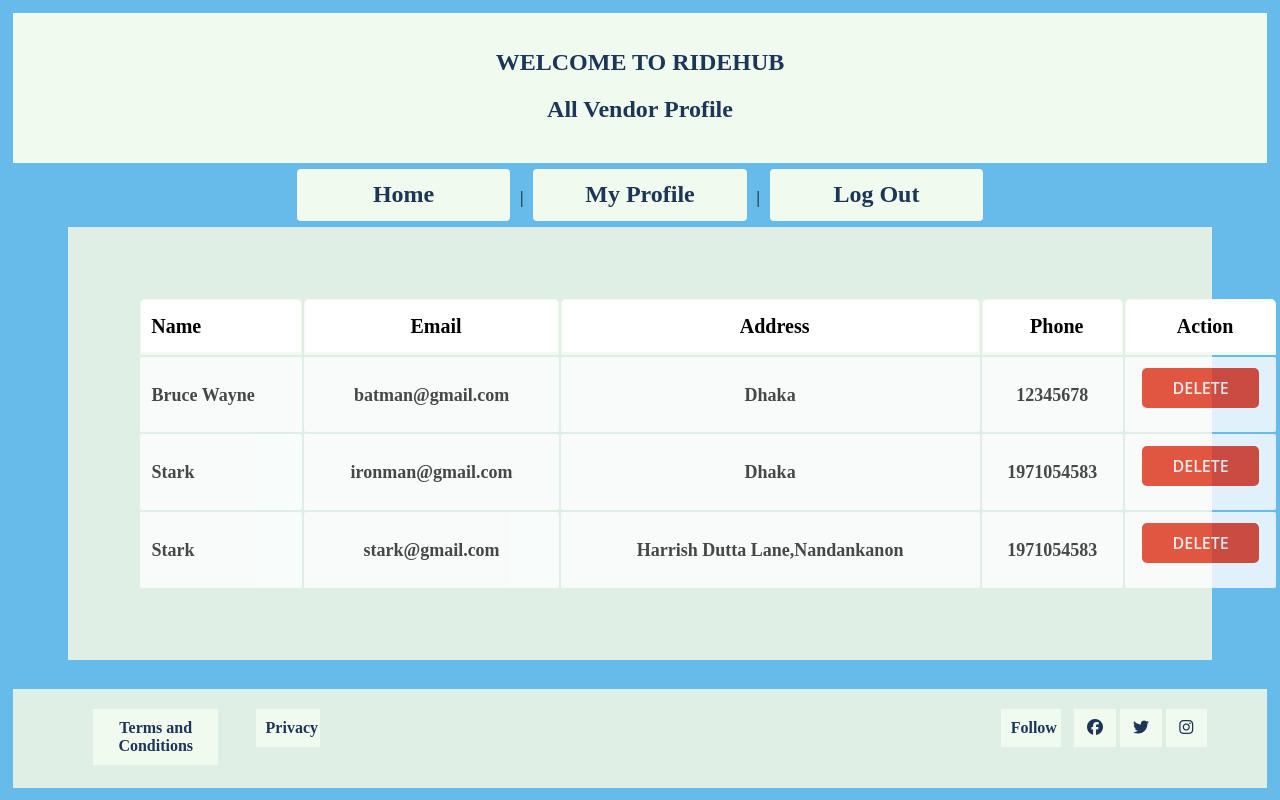
/View/AllVendor.php (signed in), run on an earlier commit of the app's database.
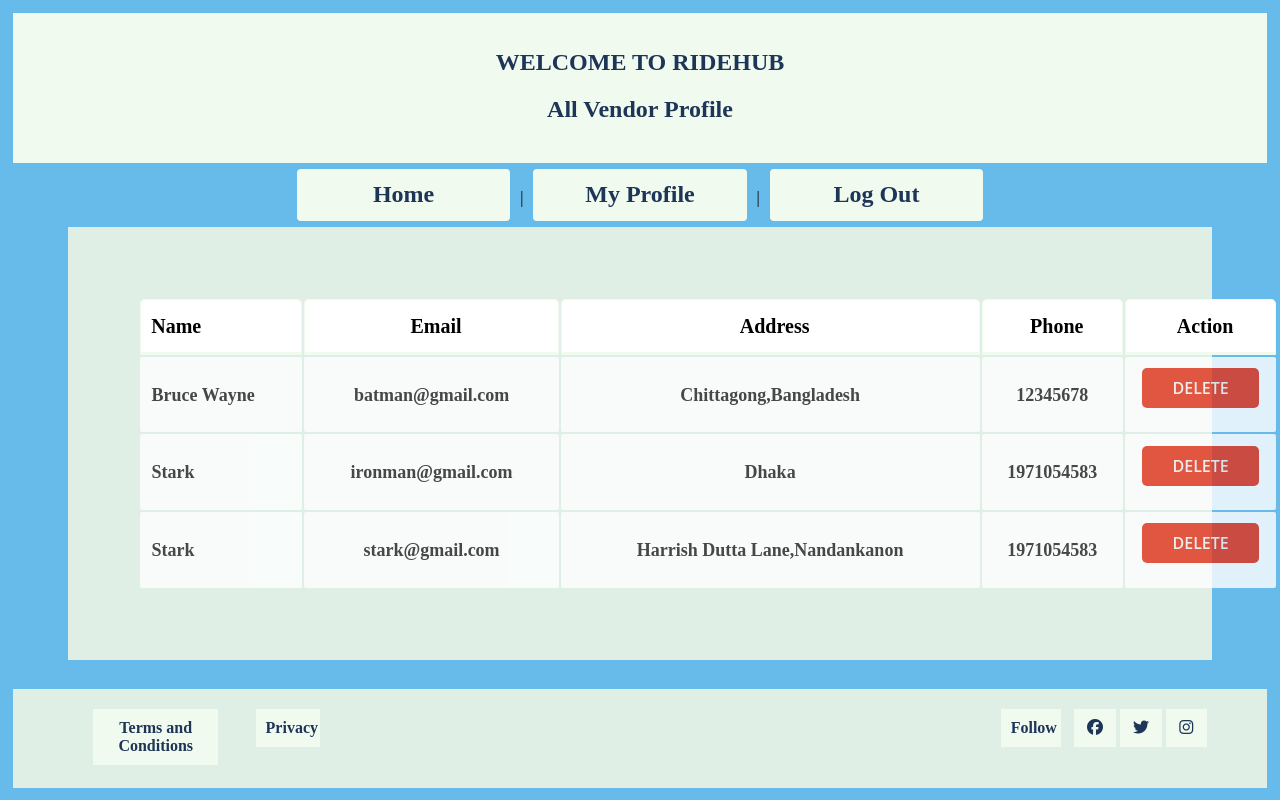
And on a later commit of the database.
### tables this page shows
CREATE TABLE `vendor` (
  `vendor_id` int(11) NOT NULL,
  `name` varchar(128) DEFAULT NULL,
  `email` varchar(128) DEFAULT NULL,
  `password` varchar(128) DEFAULT NULL,
  `type` varchar(128) DEFAULT NULL,
  `phone` int(11) DEFAULT NULL,
  `address` varchar(128) DEFAULT NULL,
  `tradelicense` varchar(128) DEFAULT NULL
);

### View/AllVendor.php (the view, shortened to what this page needs)
<!DOCTYPE html>
<html lang="en">
<head>
    <link rel="stylesheet" href="../css/mycss.css">
</head>
<body>
    <div class="header">
        <h1>Welcome To RideHub</h1>
        <h2>All Vendor Profile</h2>
    </div>
    <nav>
        <a href="AdminHome.php">Home</a> |
        <a href="AdminProfile.php">My Profile</a> |
        <a href="logout.php">Log Out</a>
    </nav>
    <section class="pad-70 right">
        <div class="container">
            <?php
            $connection = new db();
            $conobj = $connection->OpenCon();
            $userQuery = $connection->Show($conobj, "vendor");
            if ($userQuery->num_rows > 0) {
                echo "<table><tr><th>Name</th><th>Email</th><th>Address</th><th>Phone</th><th>Action</th></tr>";
                while ($row = $userQuery->fetch_assoc()) {
                    echo "<tr><td>" . $row["name"] . "</td><td>" . $row["email"] . "</td><td>" . $row["address"] . "</td><td>" . $row["phone"] . "</td><td>" .
                    '<a class="btn btn-sm btn-danger" href="DeleteVendor.php?vendor_id=' . $row["vendor_id"] . '">Delete</a>' . "</td></tr>";
                }
                echo "</table>";
            } else {
                echo "0 results";
            }
            ?>
        </div>
    </section>
    <footer>
        <div class="container footer-wrap">
            <div class="footer-left">
                <ul class="footer-menu">
                    <li><a href="">Terms and Conditions</a></li>
                    <li><a href="">Privacy</a></li>
                </ul>
            </div>
            <div class="footer-right">
                <ul class="footer-menu">
                    <li><a href="">Follow</a></li>
                    <li><a href=""><i class="fab fa-facebook"></i></a></li>
                    <li><a href=""><i class="fab fa-twitter"></i></a></li>
                    <li><a href=""><i class="fab fa-instagram"></i></a></li>
                </ul>
            </div>
        </div>
    </footer>
</body>
</html>

What changed in the data, as far as the page shows it:
changed vendor "Bruce Wayne": address "Dhaka" → "Chittagong,Bangladesh"
